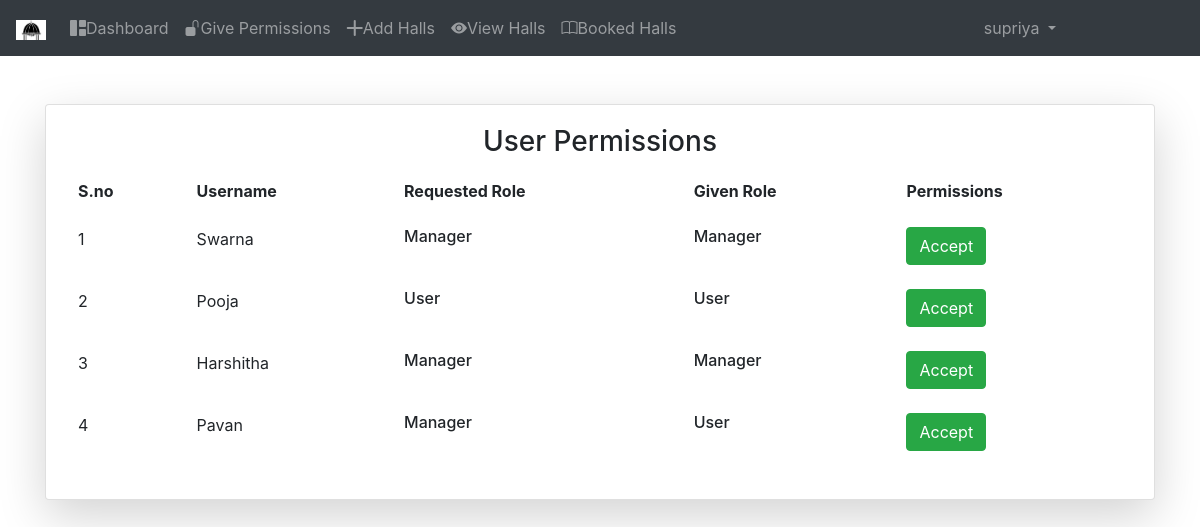
The app's page /permission/ (signed in) with its own data.
### HallBooking/models.py (models this page shows)
class User(AbstractUser):
	g = [('M','Male'),('F','Female'),('O','Others')]
	gender = models.CharField(max_length=10,choices=g)
	age = models.IntegerField(default=18)
	mobile_no = models.CharField(max_length=10)
	dob = models.DateField(null=True)
	pid_no=models.CharField(max_length=10)
	address_line1=models.CharField(max_length=200)
	address_line2=models.CharField(max_length=200)
	city=models.CharField(max_length=30)
	state=models.CharField(max_length=30)
	country=models.CharField(max_length=30)
	im = models.ImageField(upload_to="Profile_pics/",default="avatar.png")
	r = [(0,'guest'),(1,'user'),(2,'manager')]
	role = models.IntegerField(choices=r,default=0)

### HallBooking/views.py (the view)
# urls.py: path('permission/',views.permissions,name="per"),
@login_required
def permissions(request):
	ty=User.objects.all()
	a=RoleRqst.objects.all()
	c,rr=[],{}
	for b in a:
		c.append(b.uid_id)
	for j in ty:
		if j.is_superuser==1 or j.id not in c:
			continue
		else:
			d=RoleRqst.objects.get(uid_id=j.id)
			rr[j.id]=j.username,d.roletype,j.role,j.id
	e=rr.values()
	return render(request,'html/givepermissions.html',{'q':e})

### HallBooking/templates/html/givepermissions.html (shortened to what this page needs)
{% extends 'html/base.html' %}
{% block content %}
{% load static %}
<body id="bg" style="background-image: url('{% static 'img/about5.jpg' %}');">
</body>
  <div class="container">
  <div class="card mx-auto mt-5 shadow-lg">
    <div class="card-body">
			<h3 class="text-center">User Permissions</h3>
			<table class="table table-borderless">
				<tr>
					<th>S.no</th>
					<th>Username</th>
					<th>Requested Role</th>
					<th>Given Role</th>
					<th>Permissions</th>
				</tr>
				{% for l in q %}
				<tr>
					<td>{{forloop.counter}}</td>
					<td>{{l.0}}</td>
					<td>{% if l.1 == 1 %}
						<h6>User</h6>
						{% elif l.1 == 2 %}
						<h6>Manager</h6>
					 {% else %}
					<h6>Guest</h6>
					 {% endif %}
					</td>
					<td>{% if l.2 == 1 %}
						<h6>User</h6>
						{% elif l.2 == 2 %}
						<h6>Manager</h6>
					 {% else %}
					<h6>Guest</h6>
					 {% endif %}
					</td>
					<td>
						<a href="/gvp/{{l.3}}" class="btn btn-success">Accept  </a>
					</td>
				</tr>
				{% endfor %}
			</table>
	</div>
</div>
</div>
{% endblock %}

### HallBooking/templates/html/navbar.html (shortened to what this page needs)
{% load static %}
<nav class="navbar navbar-expand-md bg-dark navbar-dark">
  <a class="navbar-brand" href="{% url 'hm' %}">
    <img src="{% static 'img/logo3.png' %}" alt="logo" style="width:30px;height:20px;">
  </a>
  <div class="collapse navbar-collapse" id="collapsibleNavbar">
    <ul class="navbar-nav">
      {% if not user.is_authenticated %}
      <li class="nav-item">
        <a class="nav-link" href="{% url 'hm' %}"><i class="bi bi-house-fill"></i>Home</a>
      </li>
      <li class="nav-item">
        <a class="nav-link" href="{% url 'ab' %}"><i class="bi bi-info-circle-fill"></i>About</a>
      </li>
      <li class="nav-item">
        <a class="nav-link" href="{% url 'cn' %}"><i class="bi bi-telephone-fill"></i></i>Contact</a>
      </li>
      <li class="nav-item">
        <a class="nav-link" href="{% url 'rg' %}">Registration</a>
      </li>
      {% elif user.is_superuser %}
    <li class="nav-item">
      <a class="nav-link" href="{% url 'dsh' %}"><i class="bi bi-grid-1x2-fill"></i>Dashboard</a>
    </li>
    <li class="nav-item">
        <a class="nav-link" href="{% url 'per' %}"><i class="bi bi-unlock-fill"></i>Give Permissions</a>
    </li>
    <li class="nav-item">
        <a class="nav-link" href="{% url 'adh' %}"><i class="bi bi-plus-lg"></i>Add Halls</a>
    </li>
    <li class="nav-item">
        <a class="nav-link" href="{% url 'hlv' %}"><i class="bi bi-eye-fill"></i>View Halls</a>
    </li>
    <li class="nav-item">
        <a class="nav-link" href="{% url 'bookedhalls' %}"><i class="bi bi-book"></i>Booked Halls</a>
    </li>
    {% endif %}
  </ul>
    <ul class="navbar-nav ml-auto" style="margin-right:120px">
      {% if not user.is_authenticated %}
      <li class="nav-item">
        <a class="nav-link" href="{% url 'lg' %}"><i class="bi bi-person-check-fill"></i>Login</a>
      </li>
      {% else %}
      <li class="dropdown">
      <a type="button" class="nav-link dropdown-toggle" data-toggle="dropdown">
         {{user.username}}
       </a>
    </li>
    {% endif %}
    </ul>
  </div>
</nav>

### HallBooking/static/css/comment.css (style rules this page uses)
#bg { background-repeat: no-repeat; background-size: 1800px 900px; background-position: top; background-attachment: fixed; }

### records on screen
User: username "supriya"
User: username "Swarna"
User: username "Pooja"
User: username "Harshitha"
User: username "Pavan"
